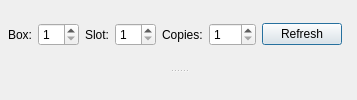
<?xml version="1.0" encoding="UTF-8"?>
<ui version="4.0">
 <class>QR</class>
 <widget class="QDialog" name="QR">
  <property name="windowTitle">
   <string>PKHeX QR Code (Click QR to Copy Image)</string>
  </property>
  <property name="modal">
   <bool>true</bool>
  </property>
  <layout class="QVBoxLayout" name="QRLayout">
   <property name="leftMargin">
    <number>0</number>
   </property>
   <property name="topMargin">
    <number>0</number>
   </property>
   <property name="rightMargin">
    <number>0</number>
   </property>
   <property name="bottomMargin">
    <number>0</number>
   </property>
   <item>
    <widget class="QSplitter" name="splitContainer1">
     <property name="orientation">
      <enum>Qt::Vertical</enum>
     </property>
     <widget class="QWidget" name="QRPanel1">
      <layout class="QHBoxLayout" name="flowLayoutPanel1">
       <property name="leftMargin">
        <number>8</number>
       </property>
       <property name="topMargin">
        <number>6</number>
       </property>
       <property name="rightMargin">
        <number>8</number>
       </property>
       <property name="bottomMargin">
        <number>6</number>
       </property>
       <item>
        <widget class="QLabel" name="L_Box">
         <property name="text">
          <string>Box:</string>
         </property>
        </widget>
       </item>
       <item>
        <widget class="QSpinBox" name="NUD_Box">
         <property name="minimum">
          <number>1</number>
         </property>
         <property name="maximum">
          <number>32</number>
         </property>
         <property name="value">
          <number>1</number>
         </property>
        </widget>
       </item>
       <item>
        <widget class="QLabel" name="L_Slot">
         <property name="text">
          <string>Slot:</string>
         </property>
        </widget>
       </item>
       <item>
        <widget class="QSpinBox" name="NUD_Slot">
         <property name="minimum">
          <number>1</number>
         </property>
         <property name="maximum">
          <number>30</number>
         </property>
         <property name="value">
          <number>1</number>
         </property>
        </widget>
       </item>
       <item>
        <widget class="QLabel" name="L_Copies">
         <property name="text">
          <string>Copies:</string>
         </property>
        </widget>
       </item>
       <item>
        <widget class="QSpinBox" name="NUD_Copies">
         <property name="minimum">
          <number>1</number>
         </property>
         <property name="maximum">
          <number>960</number>
         </property>
         <property name="value">
          <number>1</number>
         </property>
        </widget>
       </item>
       <item>
        <widget class="QPushButton" name="B_Refresh">
         <property name="text">
          <string>Refresh</string>
         </property>
        </widget>
       </item>
       <item>
        <spacer name="QRPanel1Spacer">
         <property name="orientation">
          <enum>Qt::Horizontal</enum>
         </property>
        </spacer>
       </item>
      </layout>
     </widget>
     <widget class="QLabel" name="PB_QR">
      <property name="alignment">
       <set>Qt::AlignCenter</set>
      </property>
      <property name="text">
       <string/>
      </property>
     </widget>
    </widget>
   </item>
  </layout>
 </widget>
 <resources/>
 <connections/>
</ui>
